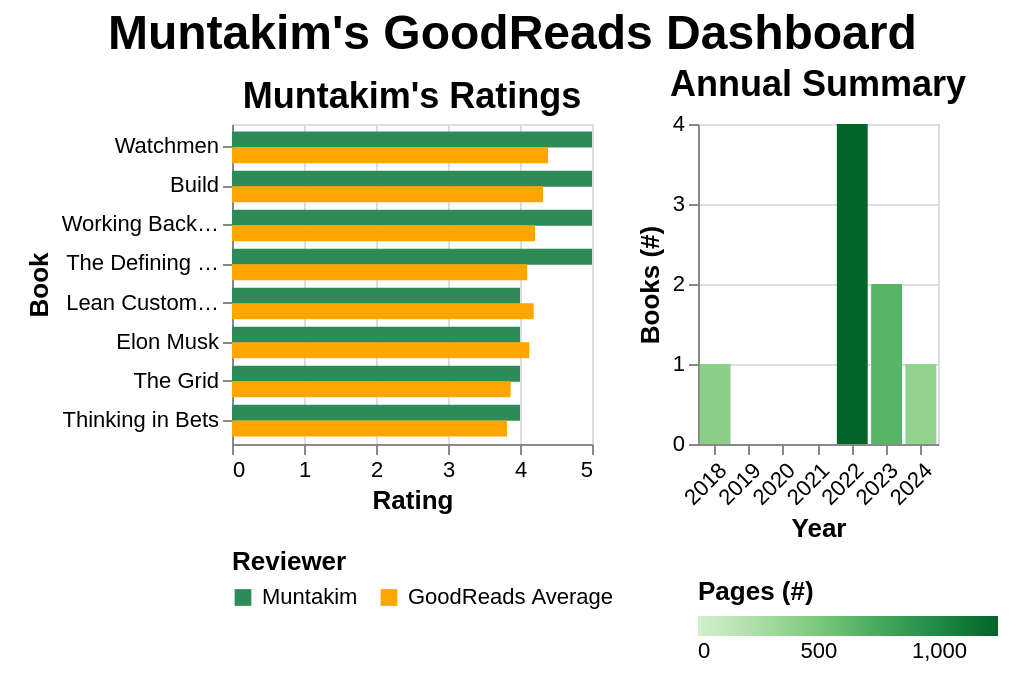

Write the Vega-Lite specification saved for this chart.
### Vega-Lite specification from a JSON file in a GitHub repository (floating-point values rounded to 4 significant figures)
{"background": null, "config": {"view": {"continuousWidth": 180, "continuousHeight": 160}, "axis": {"labelFontSize": 11, "titleFontSize": 13}, "legend": {"labelFontSize": 11, "titleFontSize": 13, "orient": "bottom", "gradientLength": 150, "gradientThickness": 10}}, "hconcat": [{"data": {"name": "data-26ef6fd35988b53c5090f9c6ca44a4ba"}, "mark": {"type": "bar", "size": 8}, "encoding": {"color": {"field": "Reviewer", "legend": {"labelFontSize": 11, "symbolSize": 70, "symbolType": "square", "title": "Reviewer", "titleFontSize": 13}, "scale": {"domain": ["Muntakim", "GoodReads Average"], "range": ["seagreen", "orange"]}, "type": "nominal"}, "tooltip": [{"field": "Title", "title": "Title", "type": "nominal"}, {"field": "Year", "title": "Year Read", "type": "quantitative"}, {"field": "Reviewer", "title": "Reviewer", "type": "nominal"}, {"field": "Rating", "title": "Rating", "type": "quantitative"}], "x": {"axis": {"labelFontSize": 11, "titleFontSize": 13}, "field": "Rating", "scale": {"domain": [0, 5]}, "title": "Rating", "type": "quantitative"}, "y": {"axis": {"labelFontSize": 11, "labelLimit": 80, "titleFontSize": 13}, "field": "SummarizedTitle", "sort": {"field": "Rating", "order": "descending"}, "title": "Book", "type": "nominal"}, "yOffset": {"field": "Reviewer", "type": "nominal"}}, "height": 160, "width": 180, "title": {"text": "Muntakim's Ratings", "fontSize": 18}}, {"data": {"name": "data-6c958c206645b7e22635aeb796ff59cc"}, "mark": {"type": "bar"}, "encoding": {"color": {"field": "Pages", "legend": {"labelFontSize": 11, "title": "Pages (#)", "titleFontSize": 13}, "scale": {"scheme": "greens"}, "title": "Pages (#)", "type": "quantitative"}, "tooltip": [{"field": "Year", "title": "Year", "type": "ordinal"}, {"field": "Books", "title": "Books (#)", "type": "quantitative"}, {"field": "Pages", "title": "Pages (#)", "type": "quantitative"}], "x": {"axis": {"labelAngle": -45, "labelFontSize": 11, "titleFontSize": 13}, "field": "Year", "title": "Year", "type": "nominal"}, "y": {"axis": {"labelFontSize": 11, "titleFontSize": 13}, "field": "Books", "title": "Books (#)", "type": "quantitative"}}, "height": 160, "width": 120, "title": {"text": "Annual Summary", "fontSize": 18}}], "spacing": 10, "padding": {"left": 12, "right": 12, "top": 5, "bottom": 8}, "title": {"text": "Muntakim's GoodReads Dashboard", "anchor": "middle", "fontSize": 24}, "$schema": "https://vega.github.io/schema/vega-lite/v5.20.1.json", "datasets": {"data-26ef6fd35988b53c5090f9c6ca44a4ba": [{"SummarizedTitle": "The Grid", "Title": "The Grid: The Fraying Wires Between Americans and Our Energy Future", "Year": 2024, "Reviewer": "Muntakim", "Rating": 4.0}, {"SummarizedTitle": "Working Backwards", "Title": "Working Backwards: Insights, Stories, and Secrets from Inside Amazon", "Year": 2022, "Reviewer": "Muntakim", "Rating": 5.0}, {"SummarizedTitle": "Watchmen", "Title": "Watchmen", "Year": 2018, "Reviewer": "Muntakim", "Rating": 5.0}, {"SummarizedTitle": "Elon Musk", "Title": "Elon Musk: Tesla, SpaceX, and the Quest for a Fantastic Future", "Year": 2023, "Reviewer": "Muntakim", "Rating": 4.0}, {"SummarizedTitle": "Lean Customer Development", "Title": "Lean Customer Development: Building Products Your Customers Will Buy", "Year": 2022, "Reviewer": "Muntakim", "Rating": 4.0}, {"SummarizedTitle": "The Defining Decade", "Title": "The Defining Decade: Why Your Twenties Matter—And How to Make the Most of Them Now", "Year": 2023, "Reviewer": "Muntakim", "Rating": 5.0}, {"SummarizedTitle": "Build", "Title": "Build: An Unorthodox Guide to Making Things Worth Making", "Year": 2022, "Reviewer": "Muntakim", "Rating": 5.0}, {"SummarizedTitle": "Thinking in Bets", "Title": "Thinking in Bets: Making Smarter Decisions When You Don't Have All the Facts", "Year": 2022, "Reviewer": "Muntakim", "Rating": 4.0}, {"SummarizedTitle": "The Grid", "Title": "The Grid: The Fraying Wires Between Americans and Our Energy Future", "Year": 2024, "Reviewer": "GoodReads Average", "Rating": 3.87}, {"SummarizedTitle": "Working Backwards", "Title": "Working Backwards: Insights, Stories, and Secrets from Inside Amazon", "Year": 2022, "Reviewer": "GoodReads Average", "Rating": 4.21}, {"SummarizedTitle": "Watchmen", "Title": "Watchmen", "Year": 2018, "Reviewer": "GoodReads Average", "Rating": 4.39}, {"SummarizedTitle": "Elon Musk", "Title": "Elon Musk: Tesla, SpaceX, and the Quest for a Fantastic Future", "Year": 2023, "Reviewer": "GoodReads Average", "Rating": 4.13}, {"SummarizedTitle": "Lean Customer Development", "Title": "Lean Customer Development: Building Products Your Customers Will Buy", "Year": 2022, "Reviewer": "GoodReads Average", "Rating": 4.19}, {"SummarizedTitle": "The Defining Decade", "Title": "The Defining Decade: Why Your Twenties Matter—And How to Make the Most of Them Now", "Year": 2023, "Reviewer": "GoodReads Average", "Rating": 4.1}, {"SummarizedTitle": "Build", "Title": "Build: An Unorthodox Guide to Making Things Worth Making", "Year": 2022, "Reviewer": "GoodReads Average", "Rating": 4.32}, {"SummarizedTitle": "Thinking in Bets", "Title": "Thinking in Bets: Making Smarter Decisions When You Don't Have All the Facts", "Year": 2022, "Reviewer": "GoodReads Average", "Rating": 3.82}], "data-6c958c206645b7e22635aeb796ff59cc": [{"Year": 2018, "Books": 1, "Pages": 416}, {"Year": 2019, "Books": 0, "Pages": 0}, {"Year": 2020, "Books": 0, "Pages": 0}, {"Year": 2021, "Books": 0, "Pages": 0}, {"Year": 2022, "Books": 4, "Pages": 1242}, {"Year": 2023, "Books": 2, "Pages": 665}, {"Year": 2024, "Books": 1, "Pages": 384}]}}
